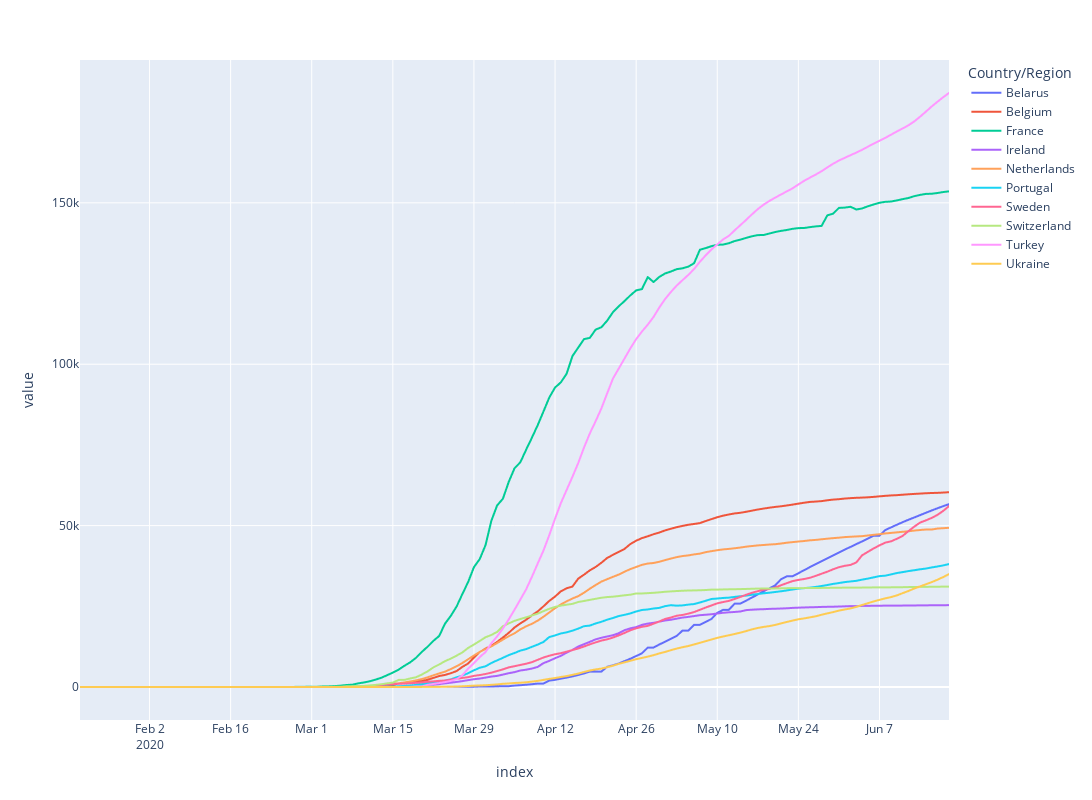

The cell this chart's notebook holds for it:
### Code cell
import time
data4 = pd.read_csv("covid.csv").drop(columns=["Province/States","WHO region label"], axis =1)
data4 = data4[data4["WHO region"] == "European Region"][5:15]
data4 = data4.drop(columns="WHO region", axis=1).dropna(axis='columns')
cols = data4.columns[1:]
new_cols = {}
for col in cols:
    dt = time.strptime(col, '%m/%d/%y')
    new_cols[col] = time.strftime('%Y-%m-%d', dt)
    
data4 = data4.rename(columns=new_cols)
df4 = data4.pivot_table(columns="Country/Region")

fig = px.line(df4)
fig.update_layout(autosize=False,width=1500, height=800)
fig.show()

### Figure 1 — Plotly figure (JSON) as saved in the notebook; plotly's stock layout.template omitted (floating-point values rounded to 4 significant figures; data arrays with more than 128 entries replaced by an {"elided": "..."} marker saying what was removed)
{"data": [{"hovertemplate": "Country/Region=Belarus<br>index=%{x}<br>value=%{y}<extra></extra>", "legendgroup": "Belarus", "line": {"color": "#636efa", "dash": "solid"}, "marker": {"symbol": "circle"}, "mode": "lines", "name": "Belarus", "showlegend": true, "type": "scattergl", "x": {"elided": "151 str values"}, "xaxis": "x", "y": {"elided": "151 int values"}, "yaxis": "y"}, {"hovertemplate": "Country/Region=Belgium<br>index=%{x}<br>value=%{y}<extra></extra>", "legendgroup": "Belgium", "line": {"color": "#EF553B", "dash": "solid"}, "marker": {"symbol": "circle"}, "mode": "lines", "name": "Belgium", "showlegend": true, "type": "scattergl", "x": {"elided": "151 str values"}, "xaxis": "x", "y": {"elided": "151 int values"}, "yaxis": "y"}, {"hovertemplate": "Country/Region=France<br>index=%{x}<br>value=%{y}<extra></extra>", "legendgroup": "France", "line": {"color": "#00cc96", "dash": "solid"}, "marker": {"symbol": "circle"}, "mode": "lines", "name": "France", "showlegend": true, "type": "scattergl", "x": {"elided": "151 str values"}, "xaxis": "x", "y": {"elided": "151 int values"}, "yaxis": "y"}, {"hovertemplate": "Country/Region=Ireland<br>index=%{x}<br>value=%{y}<extra></extra>", "legendgroup": "Ireland", "line": {"color": "#ab63fa", "dash": "solid"}, "marker": {"symbol": "circle"}, "mode": "lines", "name": "Ireland", "showlegend": true, "type": "scattergl", "x": {"elided": "151 str values"}, "xaxis": "x", "y": {"elided": "151 int values"}, "yaxis": "y"}, {"hovertemplate": "Country/Region=Netherlands<br>index=%{x}<br>value=%{y}<extra></extra>", "legendgroup": "Netherlands", "line": {"color": "#FFA15A", "dash": "solid"}, "marker": {"symbol": "circle"}, "mode": "lines", "name": "Netherlands", "showlegend": true, "type": "scattergl", "x": {"elided": "151 str values"}, "xaxis": "x", "y": {"elided": "151 int values"}, "yaxis": "y"}, {"hovertemplate": "Country/Region=Portugal<br>index=%{x}<br>value=%{y}<extra></extra>", "legendgroup": "Portugal", "line": {"color": "#19d3f3", "dash": "solid"}, "marker": {"symbol": "circle"}, "mode": "lines", "name": "Portugal", "showlegend": true, "type": "scattergl", "x": {"elided": "151 str values"}, "xaxis": "x", "y": {"elided": "151 int values"}, "yaxis": "y"}, {"hovertemplate": "Country/Region=Sweden<br>index=%{x}<br>value=%{y}<extra></extra>", "legendgroup": "Sweden", "line": {"color": "#FF6692", "dash": "solid"}, "marker": {"symbol": "circle"}, "mode": "lines", "name": "Sweden", "showlegend": true, "type": "scattergl", "x": {"elided": "151 str values"}, "xaxis": "x", "y": {"elided": "151 int values"}, "yaxis": "y"}, {"hovertemplate": "Country/Region=Switzerland<br>index=%{x}<br>value=%{y}<extra></extra>", "legendgroup": "Switzerland", "line": {"color": "#B6E880", "dash": "solid"}, "marker": {"symbol": "circle"}, "mode": "lines", "name": "Switzerland", "showlegend": true, "type": "scattergl", "x": {"elided": "151 str values"}, "xaxis": "x", "y": {"elided": "151 int values"}, "yaxis": "y"}, {"hovertemplate": "Country/Region=Turkey<br>index=%{x}<br>value=%{y}<extra></extra>", "legendgroup": "Turkey", "line": {"color": "#FF97FF", "dash": "solid"}, "marker": {"symbol": "circle"}, "mode": "lines", "name": "Turkey", "showlegend": true, "type": "scattergl", "x": {"elided": "151 str values"}, "xaxis": "x", "y": {"elided": "151 int values"}, "yaxis": "y"}, {"hovertemplate": "Country/Region=Ukraine<br>index=%{x}<br>value=%{y}<extra></extra>", "legendgroup": "Ukraine", "line": {"color": "#FECB52", "dash": "solid"}, "marker": {"symbol": "circle"}, "mode": "lines", "name": "Ukraine", "showlegend": true, "type": "scattergl", "x": {"elided": "151 str values"}, "xaxis": "x", "y": {"elided": "151 int values"}, "yaxis": "y"}], "layout": {"autosize": false, "height": 800, "legend": {"title": {"text": "Country/Region"}, "tracegroupgap": 0}, "margin": {"t": 60}, "width": 1500, "xaxis": {"anchor": "y", "domain": [0, 1], "title": {"text": "index"}}, "yaxis": {"anchor": "x", "domain": [0, 1], "title": {"text": "value"}}}}
